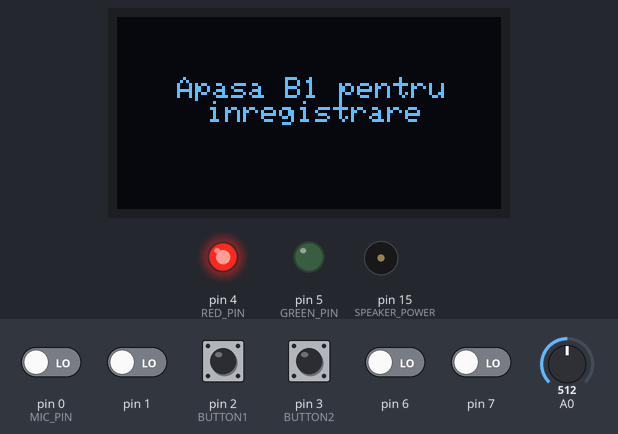
A program run on a simulated Arduino Uno, built with avr-gcc and run on an emulated ATmega328P. On the bench: 128×64 one-colour display, output pins drawn as LEDs (lit = HIGH), buzzer (waves = sounding, pin HIGH). Dashed ring = blinking. The inputs (shaded band) are chosen by the test bench; at power-on: pin 2 (BUTTON1), pin 3 (BUTTON2) HIGH, pin 0 (MIC_PIN), pin 1, pin 6, pin 7 LOW, A0 = 512.

Above: at 0.8 s.
0.9 s: pin 2 (BUTTON1) pulled LOW for 0.15 s
At 1.7 s:
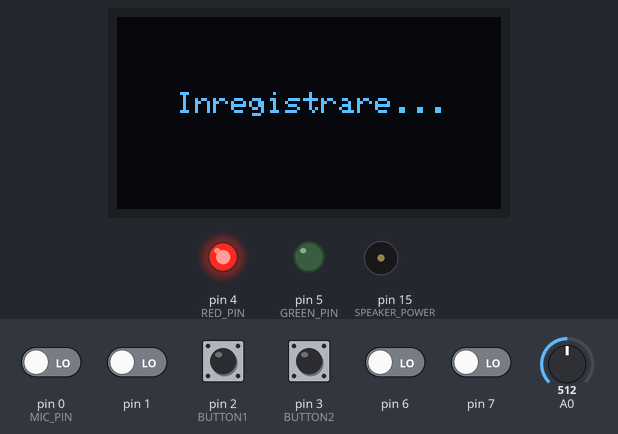
At 2.7 s:
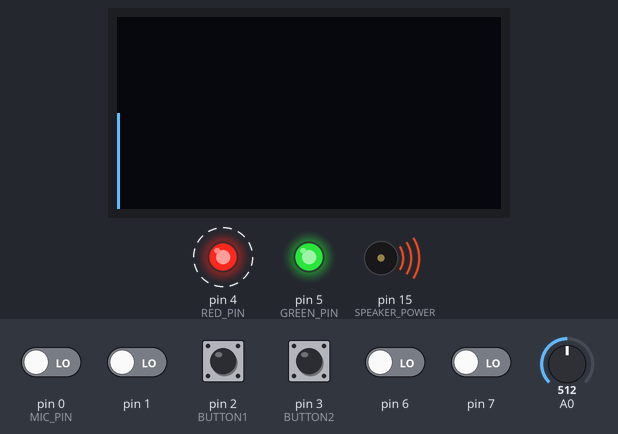
4.0 s: pin 3 (BUTTON2) pulled LOW for 0.15 s
At 4.41 s:
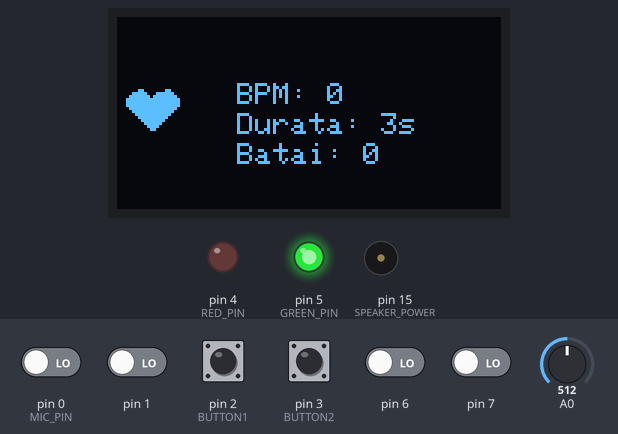
Timing chart, 0 to 13.0 s (numbered marks = the images above; inputs shaded):
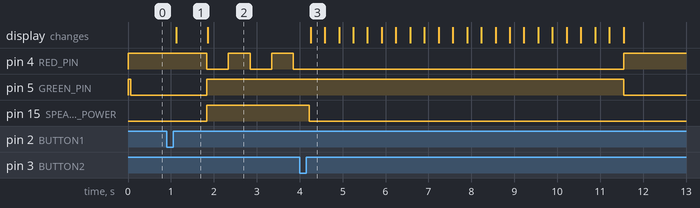

Measured:
- after the input at 0.9 s, pin 4 (RED_PIN): alternates HIGH for 0.51 s and LOW for 0.51 s, starting after 0.93 s; pin 5 (GREEN_PIN), pin 15 (SPEAKER_POWER): LOW → HIGH after 0.93 s; the display: changes after 0.23 s (image 1)
- after the input at 4.0 s, pin 5 (GREEN_PIN): HIGH → LOW after 7.5 s; pin 15 (SPEAKER_POWER): HIGH → LOW after 0.22 s; the display: changes after 0.25 s (image 3)
- what the display in image 1 shows lasts 0.8 s, from 1.1 s to 1.9 s

The program:

main.cpp
```cpp
#include "libs.hpp" // biblioteci standard
#include "init.hpp" // initializare gpio, adc, timer
#include "vars.hpp" // variabile globale
#include "screen.hpp" // functii pentru afisarea pe display
#include "heart.hpp"  // bitmap-uri pentru afisare


// citeste valoarea analogica de la channel-ul specificat
uint16_t analog_read(uint8_t channel) {
    ADMUX = (ADMUX & 0xF0) | (channel & 0x0F); // selecteaza canalul adc
    ADCSRA |= (1 << ADSC); // porneste conversia
    while (ADCSRA & (1 << ADSC)); // asteapta pana se termina
    return ADC; // returneaza valoarea citita
}

// citesc starea unui buton (apasat = true)
bool is_button_pressed(uint8_t pin) {
    return !(PIND & (1 << pin)); // 0 e apasat
}

// state-urile in care se poate afla programul
typedef enum { BEGIN, RECORD } State;
State currentState = BEGIN;

int main() {
    cli(); // dezactiveaza intreruperile globale
    gpio_init(); // configurare pini
    adc_init();  // configurare adc
    timer0_init(); // configurare timer
    sei(); // activeaza intreruperile globale

    Wire.begin(); // initializare i2c

    if (!display.begin(SSD1306_SWITCHCAPVCC, 0x3C)) {
        Serial.println(F("SSD1306 allocation failed"));
        exit(1);
    }

    begin_screen(); // afisez ecranul initial

    // variabile de stare
    uint32_t lastBlink = 0;
    bool ledOn = false;
    int beatCount = 0;
    bool beatDetected = false;
    uint32_t recordStartTime = 0;

    while (1) {
        if (currentState == BEGIN) {
            // setez led-urile in stare initiala
            PORTD |= (1 << RED_PIN);
            PORTD &= ~(1 << GREEN_PIN);
            PORTC &= ~(1 << SPEAKER_POWER); // dezactivez difuzorul

            // la apasarea butonului 1 trec in stare de inregistrare
            if (is_button_pressed(BUTTON1)) {
                _delay_ms(200); // debounce

                // resetez variabilele
                currentState = RECORD;
                beatCount = 0;
                beatDetected = false;
                recordStartTime = time_millies();

                display.clearDisplay();
                display.setCursor(20, 25);
                display.setTextSize(1);
                display.println("Inregistrare...");
                display.display();
                _delay_ms(700);
                display.clearDisplay();
            }
        } else if (currentState == RECORD) {
            // led verde stins, rosu aprins si speaker pornit
            PORTD |= (1 << GREEN_PIN);
            PORTD &= ~(1 << RED_PIN);
            PORTC |= (1 << SPEAKER_POWER);

            int x = 0;
            int lastY = SCREEN_HEIGHT / 2;

            // bucla pentru starea de inregistrare
            while (currentState == RECORD) {

                // la apasarea butonului 2 trec inregistrarea se opreste si trec
                // in starea de inceput
                if (is_button_pressed(BUTTON2)) {
                    _delay_ms(200);
                    currentState = BEGIN;
                    PORTC &= ~(1 << SPEAKER_POWER); // opresc speaker

                    // calculez timpul in care s-a inregistrat si bpm-ul
                    uint32_t duration = (time_millies() - recordStartTime) / 1000;
                    uint8_t bpm;

                    if (duration > 0) {
                        bpm = (beatCount * 60) / duration;
                    } else {
                        bpm = 0;
                    }

                    // afisez datele
                    result_screen(bpm, duration, beatCount);
                    begin_screen();
                    break;  // ies din bucla de inregistrare
                }

                // led rosu clipeste la fiecare 500ms
                if (time_millies() - lastBlink >= 500) {
                    ledOn = !ledOn;
                    if (ledOn)
                        PORTD &= ~(1 << RED_PIN);
                    else
                        PORTD |= (1 << RED_PIN);

                    lastBlink = time_millies();
                }

                // citeste valoare microfon
                uint16_t micValue = analog_read(MIC_PIN);
                int y = map(micValue, 900, 1000, SCREEN_HEIGHT, 20); // conversie in coordonate ecran

                // numar bataile detectate
                if (micValue > PEAK_THRESHOLD && !beatDetected) {
                    beatCount++;
                    beatDetected = true;
                }

                if (micValue < PEAK_THRESHOLD) {
                    beatDetected = false;
                }

                // curata coloana curenta
                display.drawFastVLine(x, 0, SCREEN_HEIGHT, SSD1306_BLACK);

                // desenez semnalul curent
                if (micValue >= MIC_THRESHOLD) {
                    display.drawLine(x, lastY, x, y, SSD1306_WHITE);
                    lastY = y;
                } else {
                    display.drawLine(x, lastY, x, SCREEN_HEIGHT / 2, SSD1306_WHITE);
                    lastY = SCREEN_HEIGHT / 2;
                }

                display.display();
                // trec mai departe pe ecran
                x++;
                if (x >= SCREEN_WIDTH)
                  x = 0;

                _delay_ms(2); // intarziere intre semnale
            }
          }
    }
}
```

heart.hpp
```cpp
#include <avr/pgmspace.h>

const unsigned char heartSmall[] PROGMEM = {
  0b00000110, 0b00000011, 0b00000000,
  0b00011111, 0b00011111, 0b10000000,
  0b00111111, 0b10111111, 0b11000000,
  0b01111111, 0b11111111, 0b11100000,
  0b01111111, 0b11111111, 0b11100000,
  0b01111111, 0b11111111, 0b11100000,
  0b00111111, 0b11111111, 0b11000000,
  0b00011111, 0b11111111, 0b10000000,
  0b00001111, 0b11111111, 0b00000000,
  0b00000111, 0b11111110, 0b00000000,
  0b00000011, 0b11111100, 0b00000000,
  0b00000001, 0b11111000, 0b00000000,
  0b00000000, 0b11110000, 0b00000000,
  0b00000000, 0b01100000, 0b00000000,
  0b00000000, 0b00000000, 0b00000000
};

const unsigned char heartBig [] PROGMEM = {
  0b00000011, 0b11100000, 0b00011111, 0b00000000,
  0b00001111, 0b11111000, 0b01111111, 0b11000000,
  0b00011111, 0b11111100, 0b11111111, 0b11100000,
  0b00111111, 0b11111110, 0b11111111, 0b11110000,
  0b01111111, 0b11111111, 0b11111111, 0b11111000,
  0b01111111, 0b11111111, 0b11111111, 0b11111000,
  0b01111111, 0b11111111, 0b11111111, 0b11111000,
  0b01111111, 0b11111111, 0b11111111, 0b11111000,
  0b00111111, 0b11111111, 0b11111111, 0b11110000,
  0b00011111, 0b11111111, 0b11111111, 0b11100000,
  0b00001111, 0b11111111, 0b11111111, 0b11000000,
  0b00000111, 0b11111111, 0b11111111, 0b10000000,
  0b00000011, 0b11111111, 0b11111111, 0b00000000,
  0b00000001, 0b11111111, 0b11111110, 0b00000000,
  0b00000000, 0b11111111, 0b11111100, 0b00000000,
  0b00000000, 0b01111111, 0b11111000, 0b00000000,
  0b00000000, 0b00111111, 0b11110000, 0b00000000,
  0b00000000, 0b00011111, 0b11100000, 0b00000000,
  0b00000000, 0b00001111, 0b11000000, 0b00000000,
  0b00000000, 0b00000111, 0b10000000, 0b00000000,
  0b00000000, 0b00000011, 0b00000000, 0b00000000,
  0b00000000, 0b00000000, 0b00000000, 0b00000000,
  0b00000000, 0b00000000, 0b00000000, 0b00000000,
  0b00000000, 0b00000000, 0b00000000, 0b00000000,
  0b00000000, 0b00000000, 0b00000000, 0b00000000,
  0b00000000, 0b00000000, 0b00000000, 0b00000000,
  0b00000000, 0b00000000, 0b00000000, 0b00000000,
  0b00000000, 0b00000000, 0b00000000, 0b00000000
};
```

init.hpp
```cpp
#include "libs.hpp"
#include "vars.hpp"

// initializare gpio pentru butoane, led-uri si pinul speaker-ului
void gpio_init() {
    // butoanele pe d2 si d3 ca intrare cu rezistenta pull-up
    DDRD &= ~((1 << BUTTON1) | (1 << BUTTON2));
    PORTD |= (1 << BUTTON1) | (1 << BUTTON2);

    // led-urile pe d4 si d5 ca iesire
    DDRD |= (1 << RED_PIN) | (1 << GREEN_PIN);
    PORTD |= (1 << RED_PIN) | (1 << GREEN_PIN); // led-urile stinse

    // speaker power pe a1 ca iesire
    DDRC |= (1 << SPEAKER_POWER);
    PORTC &= ~(1 << SPEAKER_POWER); // initial stins
}

// initializare adc pentru citire analogica
void adc_init() {
    ADMUX = (1 << REFS0); // referinta = AVCC
    ADCSRA = (1 << ADEN) | (1 << ADPS2) | (1 << ADPS1); // activeaza adc, prescaler = 64
}

// timer0 pentru a genera o intrerupere la fiecare 1ms
void timer0_init() {
    TCCR0A = (1 << WGM01); // mod CTC
    TCCR0B = (1 << CS01) | (1 << CS00); // prescaler 64
    OCR0A = 249; // compare value pentru 1ms la 16mhz
    TIMSK0 = (1 << OCIE0A); // activare intrerupere
}
```

screen.hpp
```cpp
#include "libs.hpp"
#include "vars.hpp"
#include "heart.hpp"

// intrerupere care creste contorul la fiecare 1ms (timer0)
ISR(TIMER0_COMPA_vect) {
    systicks++;
}

// functie care returneaza timpul curent in milisecunde
uint32_t time_millies() {
    return systicks;
}

// afisare ecran de start
void begin_screen() {
    display.clearDisplay();
    display.setTextSize(1);
    display.setTextColor(SSD1306_WHITE);
    display.setCursor(20, 20);
    display.println(F("Apasa B1 pentru \n     inregistrare"));
    display.display();
}

// afisarea rezultatelor masurarii bpm pe ecran
void result_screen(uint8_t bpm, uint32_t duration, uint8_t beatCount) {
    unsigned long pulseStart = time_millies();
    bool big = false;

    // aprind led-ulin functie de intervalul bpm

    if (bpm >= 60 && bpm <= 100) {
        // valoare normala inseamna ca led-ul verde e aprins
        PORTD |= (1 << RED_PIN);
        PORTD &= ~(1 << GREEN_PIN);
    } else if ((bpm >= 40 && bpm < 60) || (bpm > 100 && bpm <= 120)) {
        // valoare in afara limitelor dar nu extrem inseamna ca led-ul e portocaliu
        // pentru a simula portocaliul aprind si rosu si verde
        PORTD &= ~(1 << RED_PIN);
        PORTD &= ~(1 << GREEN_PIN);
    } else {
        // valoare extrema inseamna ca led-ul rosu e aprins
        PORTD &= ~(1 << RED_PIN);
        PORTD |= (1 << GREEN_PIN);
    }

    // la afisarea rezultatului afisez animatia inimioarei si datele obtinute
    // mentin informatiile pe ecran timp de 7 secunde
    while (time_millies() - pulseStart < 7000) {
        display.clearDisplay();

        if (big) {
            display.drawBitmap(0, 22, heartBig, 30, 26, SSD1306_WHITE);
        } else {
            display.drawBitmap(2, 24, heartSmall, 24, 15, SSD1306_WHITE);
        }

        display.setTextSize(1);
        display.setCursor(40, 22);
        display.print("BPM: ");
        display.println(bpm);

        display.setCursor(40, 32);
        display.print("Durata: ");
        display.print(duration);
        display.println("s");

        display.setCursor(40, 42);
        display.print("Batai: ");
        display.println(beatCount);

        display.display();

        _delay_ms(300);
        big = !big;
    }
}
```

vars.hpp
```cpp
#include "libs.hpp"

// dimensiunea ecranului oled
#define SCREEN_WIDTH 128
#define SCREEN_HEIGHT 64
#define OLED_RESET -1 // reset nefolosit (conectat la vcc)

// definirea obiectului display global
Adafruit_SSD1306 display(SCREEN_WIDTH, SCREEN_HEIGHT, &Wire, OLED_RESET);

// mapare pini folositi
#define MIC_PIN 0       // adc0 - citire analogica de la microfon
#define RED_PIN PD4     // led rosu pe pin D4
#define GREEN_PIN PD5   // led verde pe pin D5
#define BUTTON1 PD2     // buton 1 pe pin D2
#define BUTTON2 PD3     // buton 2 pe pin D3
#define SPEAKER_POWER PC1 // speaker (alimentare) pe A1

// praguri pentru detectia sunetului (hearbeat)
#define PEAK_THRESHOLD 985  // praag pentru detectia unei batai
#define MIC_THRESHOLD 0     // prag minim pentru desen pe display

// contor global de milisecunde, volatile ca sa nu fie optimizat de compilator
volatile uint32_t systicks = 0;
```

libs.hpp
```cpp
// biblioteci standard
#include <avr/io.h>         // acces direct la registri (gpio, adc, etc)
#include <avr/interrupt.h>  // permite definirea si activarea intreruperilor
#include <util/delay.h>     // functii de intarziere (precise in ms sau us)
#include <stdint.h>         // definirea tipurilor uint8_t, uint16_t, etc
#include <stdbool.h>        // definirea tipului boolean: true/false

// biblioteci pentru display oled i2c ssd1306
#include <Wire.h>               // biblioteca i2c (folosita de display)
#include <Adafruit_GFX.h>       // biblioteca pentru afiseaza grafica pe display
#include <Adafruit_SSD1306.h>   // biblioteca specifica pentru ecrane ssd1306
```
